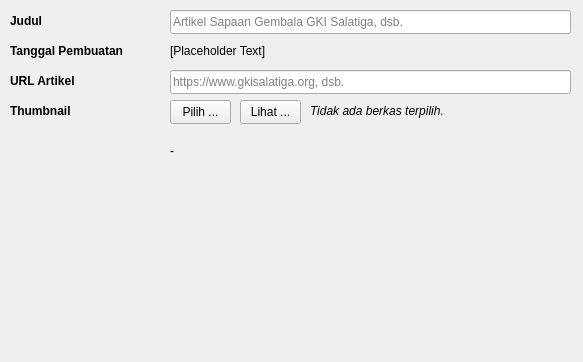
<?xml version="1.0" encoding="UTF-8"?>
<ui version="4.0">
 <class>FrameArticle</class>
 <widget class="QFrame" name="FrameArticle">
  <property name="geometry">
   <rect>
    <x>0</x>
    <y>0</y>
    <width>583</width>
    <height>362</height>
   </rect>
  </property>
  <property name="windowTitle">
   <string>Frame</string>
  </property>
  <widget class="QLabel" name="label_5">
   <property name="geometry">
    <rect>
     <x>10</x>
     <y>10</y>
     <width>151</width>
     <height>21</height>
    </rect>
   </property>
   <property name="font">
    <font>
     <weight>75</weight>
     <bold>true</bold>
    </font>
   </property>
   <property name="text">
    <string>Judul</string>
   </property>
  </widget>
  <widget class="QLineEdit" name="field_title">
   <property name="geometry">
    <rect>
     <x>170</x>
     <y>10</y>
     <width>401</width>
     <height>24</height>
    </rect>
   </property>
   <property name="placeholderText">
    <string>Artikel Sapaan Gembala GKI Salatiga, dsb.</string>
   </property>
  </widget>
  <widget class="QLineEdit" name="field_url">
   <property name="geometry">
    <rect>
     <x>170</x>
     <y>70</y>
     <width>401</width>
     <height>24</height>
    </rect>
   </property>
   <property name="placeholderText">
    <string>https://www.gkisalatiga.org, dsb.</string>
   </property>
  </widget>
  <widget class="QLabel" name="field_date">
   <property name="geometry">
    <rect>
     <x>170</x>
     <y>40</y>
     <width>341</width>
     <height>21</height>
    </rect>
   </property>
   <property name="font">
    <font>
     <weight>50</weight>
     <italic>false</italic>
     <bold>false</bold>
    </font>
   </property>
   <property name="text">
    <string>[Placeholder Text]</string>
   </property>
  </widget>
  <widget class="QLabel" name="label_6">
   <property name="geometry">
    <rect>
     <x>10</x>
     <y>40</y>
     <width>151</width>
     <height>21</height>
    </rect>
   </property>
   <property name="font">
    <font>
     <weight>75</weight>
     <bold>true</bold>
    </font>
   </property>
   <property name="text">
    <string>Tanggal Pembuatan</string>
   </property>
  </widget>
  <widget class="QLabel" name="label_8">
   <property name="geometry">
    <rect>
     <x>10</x>
     <y>70</y>
     <width>151</width>
     <height>21</height>
    </rect>
   </property>
   <property name="font">
    <font>
     <weight>75</weight>
     <bold>true</bold>
    </font>
   </property>
   <property name="text">
    <string>URL Artikel</string>
   </property>
  </widget>
  <widget class="QLabel" name="label_status">
   <property name="geometry">
    <rect>
     <x>170</x>
     <y>140</y>
     <width>351</width>
     <height>21</height>
    </rect>
   </property>
   <property name="text">
    <string>-</string>
   </property>
  </widget>
  <widget class="QLabel" name="label_11">
   <property name="geometry">
    <rect>
     <x>10</x>
     <y>100</y>
     <width>151</width>
     <height>21</height>
    </rect>
   </property>
   <property name="font">
    <font>
     <weight>75</weight>
     <bold>true</bold>
    </font>
   </property>
   <property name="text">
    <string>Thumbnail</string>
   </property>
  </widget>
  <widget class="QPushButton" name="btn_img_select">
   <property name="enabled">
    <bool>true</bool>
   </property>
   <property name="geometry">
    <rect>
     <x>170</x>
     <y>100</y>
     <width>61</width>
     <height>24</height>
    </rect>
   </property>
   <property name="text">
    <string>Pilih ...</string>
   </property>
  </widget>
  <widget class="QLabel" name="txt_img_loc">
   <property name="enabled">
    <bool>true</bool>
   </property>
   <property name="geometry">
    <rect>
     <x>310</x>
     <y>100</y>
     <width>261</width>
     <height>21</height>
    </rect>
   </property>
   <property name="font">
    <font>
     <pointsize>9</pointsize>
     <italic>true</italic>
    </font>
   </property>
   <property name="text">
    <string>Tidak ada berkas terpilih.</string>
   </property>
  </widget>
  <widget class="QPushButton" name="btn_img_view">
   <property name="enabled">
    <bool>true</bool>
   </property>
   <property name="geometry">
    <rect>
     <x>240</x>
     <y>100</y>
     <width>61</width>
     <height>24</height>
    </rect>
   </property>
   <property name="text">
    <string>Lihat ...</string>
   </property>
  </widget>
 </widget>
 <resources/>
 <connections/>
</ui>
